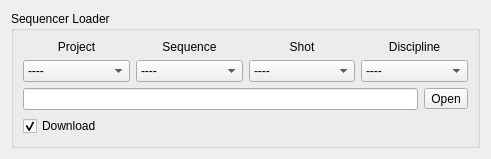
<?xml version="1.0" encoding="UTF-8"?>
<ui version="4.0">
 <class>Dialog</class>
 <widget class="QDialog" name="Dialog">
  <property name="geometry">
   <rect>
    <x>0</x>
    <y>0</y>
    <width>491</width>
    <height>147</height>
   </rect>
  </property>
  <property name="windowTitle">
   <string>Dialog</string>
  </property>
  <layout class="QVBoxLayout" name="verticalLayout_7">
   <item>
    <widget class="QGroupBox" name="groupBox">
     <property name="title">
      <string>Sequencer Loader</string>
     </property>
     <layout class="QVBoxLayout" name="verticalLayout_6">
      <item>
       <layout class="QHBoxLayout" name="horizontalLayout_2">
        <item>
         <layout class="QVBoxLayout" name="verticalLayout">
          <item>
           <widget class="QLabel" name="label">
            <property name="text">
             <string>Project</string>
            </property>
            <property name="alignment">
             <set>Qt::AlignCenter</set>
            </property>
           </widget>
          </item>
          <item>
           <widget class="QComboBox" name="comboBox">
            <item>
             <property name="text">
              <string>----</string>
             </property>
            </item>
            <item>
             <property name="text">
              <string>bm2</string>
             </property>
            </item>
           </widget>
          </item>
         </layout>
        </item>
        <item>
         <layout class="QVBoxLayout" name="verticalLayout_2">
          <item>
           <widget class="QLabel" name="label_2">
            <property name="text">
             <string>Sequence</string>
            </property>
            <property name="alignment">
             <set>Qt::AlignCenter</set>
            </property>
           </widget>
          </item>
          <item>
           <widget class="QComboBox" name="comboBox_2">
            <item>
             <property name="text">
              <string>----</string>
             </property>
            </item>
            <item>
             <property name="text">
              <string>byc</string>
             </property>
            </item>
            <item>
             <property name="text">
              <string>rst</string>
             </property>
            </item>
           </widget>
          </item>
         </layout>
        </item>
        <item>
         <layout class="QVBoxLayout" name="verticalLayout_4">
          <item>
           <widget class="QLabel" name="label_4">
            <property name="text">
             <string>Shot</string>
            </property>
            <property name="alignment">
             <set>Qt::AlignCenter</set>
            </property>
           </widget>
          </item>
          <item>
           <widget class="QComboBox" name="comboBox_4">
            <item>
             <property name="text">
              <string>----</string>
             </property>
            </item>
            <item>
             <property name="text">
              <string>0001</string>
             </property>
            </item>
            <item>
             <property name="text">
              <string>0002</string>
             </property>
            </item>
           </widget>
          </item>
         </layout>
        </item>
        <item>
         <layout class="QVBoxLayout" name="verticalLayout_5">
          <item>
           <widget class="QLabel" name="label_5">
            <property name="text">
             <string>Discipline</string>
            </property>
            <property name="alignment">
             <set>Qt::AlignCenter</set>
            </property>
           </widget>
          </item>
          <item>
           <widget class="QComboBox" name="comboBox_5">
            <item>
             <property name="text">
              <string>----</string>
             </property>
            </item>
            <item>
             <property name="text">
              <string>layout</string>
             </property>
            </item>
            <item>
             <property name="text">
              <string>assemblie</string>
             </property>
            </item>
           </widget>
          </item>
         </layout>
        </item>
       </layout>
      </item>
      <item>
       <layout class="QHBoxLayout" name="horizontalLayout">
        <item>
         <widget class="QLineEdit" name="lineEdit"/>
        </item>
        <item>
         <widget class="QToolButton" name="toolButton">
          <property name="text">
           <string>Open</string>
          </property>
         </widget>
        </item>
       </layout>
      </item>
      <item>
       <layout class="QHBoxLayout" name="horizontalLayout_3">
        <item>
         <widget class="QCheckBox" name="checkBox">
          <property name="text">
           <string>Download</string>
          </property>
          <property name="checked">
           <bool>true</bool>
          </property>
         </widget>
        </item>
       </layout>
      </item>
     </layout>
    </widget>
   </item>
  </layout>
 </widget>
 <resources/>
 <connections/>
</ui>
